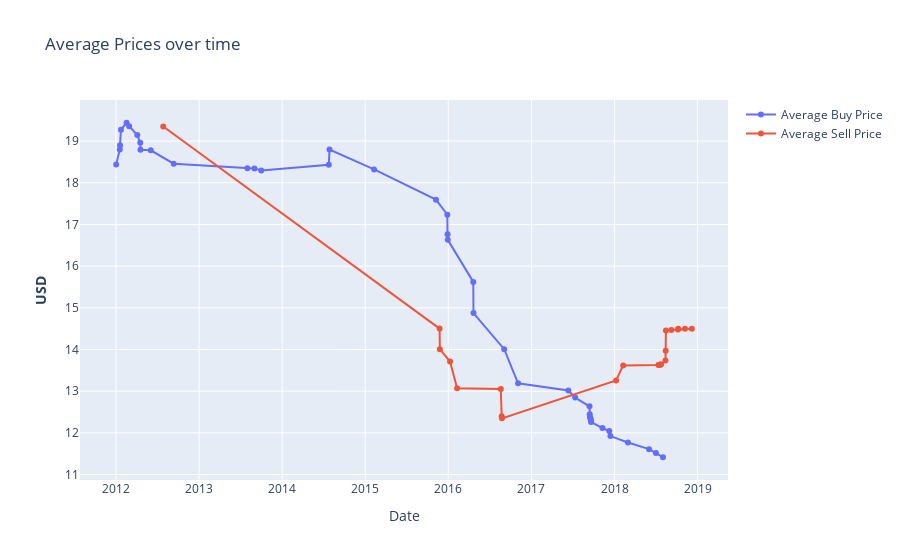

Write notebook code for a chart like this one.
### Code cell
import plotly.graph_objects as go
fig = go.Figure()

# Average buy price of long trades and average sell price of short trades
fig.add_trace(go.Scatter(x=longs['Date'], y=longs['abp'], mode='lines+markers', name='Average Buy Price'))
fig.add_trace(go.Scatter(x=shorts['Date'], y=shorts['asp'], mode='lines+markers', name='Average Sell Price'))

# Add figure title
fig.update_layout(title_text="Average Prices over time")

# Set y-axes titles
fig.update_yaxes(title_text="<b>USD</b>")

# Set x-axis title
fig.update_xaxes(title_text="Date")

fig.show()

### Figure 1 — Plotly figure (JSON) as saved in the notebook; plotly's stock layout.template omitted (floating-point values rounded to 4 significant figures)
{"data": [{"mode": "lines+markers", "name": "Average Buy Price", "type": "scatter", "x": ["2012-01-02T00:00:00", "2012-01-18T00:00:00", "2012-01-19T00:00:00", "2012-01-23T00:00:00", "2012-02-17T00:00:00", "2012-02-28T00:00:00", "2012-04-04T00:00:00", "2012-04-17T00:00:00", "2012-04-18T00:00:00", "2012-06-02T00:00:00", "2012-09-11T00:00:00", "2013-08-01T00:00:00", "2013-09-01T00:00:00", "2013-10-01T00:00:00", "2014-07-25T00:00:00", "2014-07-28T00:00:00", "2015-02-09T00:00:00", "2015-11-08T00:00:00", "2015-12-28T00:00:00", "2015-12-29T00:00:00", "2015-12-30T00:00:00", "2016-04-20T00:00:00", "2016-04-21T00:00:00", "2016-09-03T00:00:00", "2016-11-03T00:00:00", "2017-06-12T00:00:00", "2017-07-12T00:00:00", "2017-09-13T00:00:00", "2017-09-14T00:00:00", "2017-09-15T00:00:00", "2017-09-18T00:00:00", "2017-09-19T00:00:00", "2017-09-20T00:00:00", "2017-11-09T00:00:00", "2017-12-09T00:00:00", "2017-12-14T00:00:00", "2018-03-01T00:00:00", "2018-06-02T00:00:00", "2018-07-02T00:00:00", "2018-08-02T00:00:00"], "y": [18.44, 18.8, 18.9, 19.27, 19.44, 19.36, 19.14, 18.96, 18.79, 18.78, 18.46, 18.35, 18.35, 18.3, 18.43, 18.8, 18.32, 17.6, 17.23, 16.77, 16.63, 15.62, 14.87, 14.01, 13.19, 13.02, 12.85, 12.64, 12.45, 12.37, 12.34, 12.3, 12.26, 12.12, 12.04, 11.92, 11.77, 11.61, 11.51, 11.42]}, {"mode": "lines+markers", "name": "Average Sell Price", "type": "scatter", "x": ["2012-07-27T00:00:00", "2015-11-24T00:00:00", "2015-11-25T00:00:00", "2016-01-09T00:00:00", "2016-02-09T00:00:00", "2016-08-19T00:00:00", "2016-08-23T00:00:00", "2016-08-24T00:00:00", "2018-01-08T00:00:00", "2018-02-08T00:00:00", "2018-07-13T00:00:00", "2018-07-17T00:00:00", "2018-07-23T00:00:00", "2018-07-24T00:00:00", "2018-08-13T00:00:00", "2018-08-14T00:00:00", "2018-08-15T00:00:00", "2018-09-08T00:00:00", "2018-10-07T00:00:00", "2018-10-08T00:00:00", "2018-11-07T00:00:00", "2018-12-07T00:00:00"], "y": [19.35, 14.5, 14.01, 13.71, 13.07, 13.06, 12.4, 12.35, 13.26, 13.62, 13.63, 13.63, 13.64, 13.64, 13.73, 13.97, 14.46, 14.47, 14.48, 14.5, 14.5, 14.5]}], "layout": {"autosize": true, "title": {"text": "Average Prices over time"}, "xaxis": {"autorange": true, "range": ["2011-08-07 18:52:06.6717", "2019-05-03 05:07:53.3283"], "title": {"text": "Date"}, "type": "date"}, "yaxis": {"autorange": true, "range": [10.83, 20.03], "title": {"text": "<b>USD</b>"}, "type": "linear"}}}
